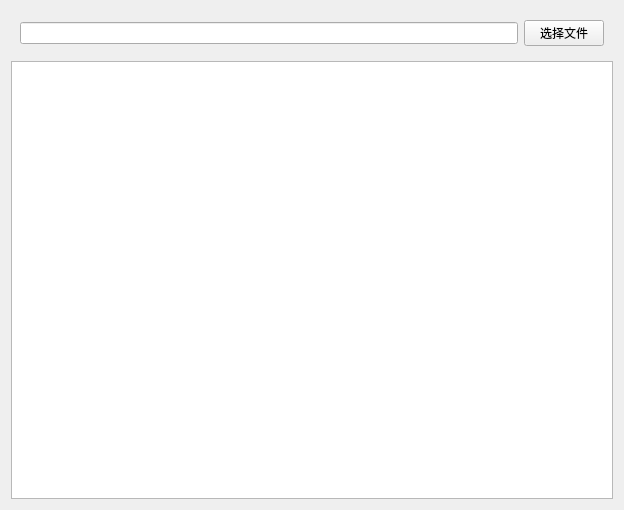
<?xml version="1.0" encoding="UTF-8"?>
<ui version="4.0">
 <class>Widget</class>
 <widget class="QWidget" name="Widget">
  <property name="geometry">
   <rect>
    <x>0</x>
    <y>0</y>
    <width>624</width>
    <height>510</height>
   </rect>
  </property>
  <property name="windowTitle">
   <string>Widget</string>
  </property>
  <layout class="QVBoxLayout" name="verticalLayout">
   <item>
    <widget class="QWidget" name="widget" native="true">
     <layout class="QHBoxLayout" name="horizontalLayout">
      <item>
       <widget class="QLineEdit" name="lineEdit"/>
      </item>
      <item>
       <widget class="QPushButton" name="pushButton">
        <property name="text">
         <string>选择文件</string>
        </property>
       </widget>
      </item>
     </layout>
    </widget>
   </item>
   <item>
    <widget class="QTextEdit" name="textEdit"/>
   </item>
  </layout>
 </widget>
 <resources/>
 <connections/>
</ui>
